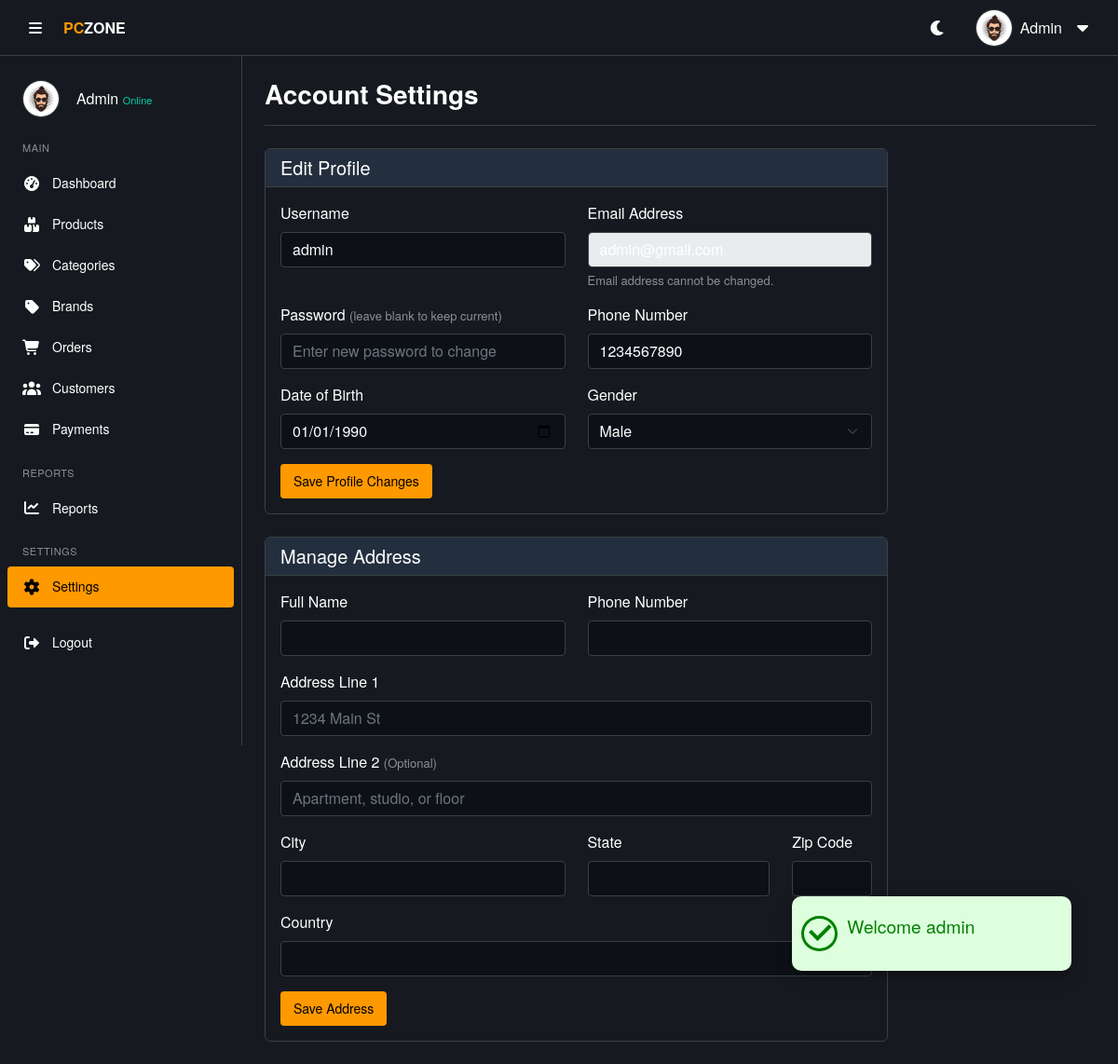
The app's page /admin/settings.php (signed in), older data.
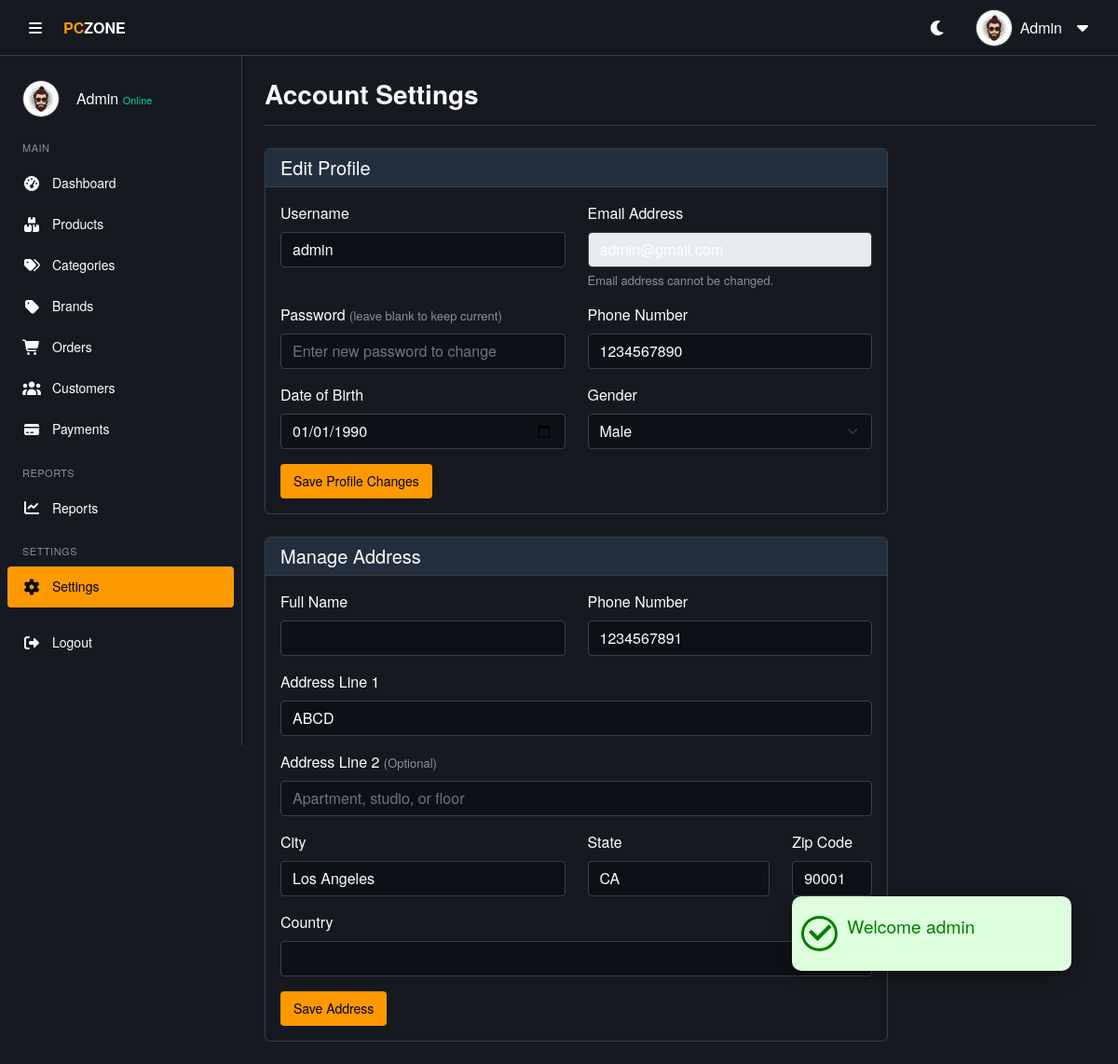
The same page, newer data.
### tables this page shows
CREATE TABLE IF NOT EXISTS `user_address` (
  `address_id` int NOT NULL AUTO_INCREMENT,
  `user_id` int DEFAULT NULL,
  `full_name` varchar(150) DEFAULT NULL,
  `phone` varchar(20) DEFAULT NULL,
  `address_line1` text,
  `address_line2` text,
  `city` varchar(100) DEFAULT NULL,
  `state` varchar(100) DEFAULT NULL,
  `zip` varchar(20) DEFAULT NULL,
  `country` varchar(100) DEFAULT NULL,
  `is_default` tinyint(1) DEFAULT '0',
  PRIMARY KEY (`address_id`),
  KEY `user_id` (`user_id`)
);

### includes/functions.php (called while the page is built, shortened)
<?php
function e($v)
{
  return htmlspecialchars($v ?? '');
}

### admin/settings.php (the view, shortened to what the changed rows need)
<?php
require('../includes/functions.php');
$user_id = $_SESSION['user_id'];
$stmt = $conn->prepare("SELECT * FROM user_address WHERE user_id = ? ORDER BY is_default DESC LIMIT 1");
$stmt->bind_param("i", $user_id);
$stmt->execute();
$result = $stmt->get_result();
$address = $result->fetch_assoc();
if (!$address) {
  $address = [];
}
?>
<!DOCTYPE html>
<html lang="en">
<head>
  <?php include('./includes/header-link.php') ?>
</head>
<body>
  <div class="main-content">
    <div class="page-header">
      <h2>Account Settings</h2>
    </div>
    <div class="content-wrapper">
      <div class="col-lg-9 mt-4 mt-lg-0">
        <div class="theme-card">
          <div class="card-body">
            <form method="POST" action="verify.php">
              <div class="row">
                <div class="col-md-6 mb-3">
                  <label for="address_phone" class="form-label">Phone Number</label>
                  <input type="tel" class="form-control" id="address_phone" name="address_phone" value="<?php echo e($address['phone'] ?? ''); ?>" required>
                </div>
                <div class="col-12 mb-3">
                  <label for="address1" class="form-label">Address Line 1</label>
                  <input type="text" class="form-control" id="address1" name="address1" placeholder="1234 Main St" value="<?php echo e($address['address_line1'] ?? ''); ?>" required>
                </div>
                <div class="col-md-6 mb-3">
                  <label for="city" class="form-label">City</label>
                  <input type="text" class="form-control" id="city" name="city" value="<?php echo e($address['city'] ?? ''); ?>" required>
                </div>
                <div class="col-md-4 mb-3">
                  <label for="state" class="form-label">State</label>
                  <input type="text" class="form-control" id="state" name="state" value="<?php echo e($address['state'] ?? ''); ?>" required>
                </div>
                <div class="col-md-2 mb-3">
                  <label for="zip" class="form-label">Zip Code</label>
                  <input type="text" class="form-control" id="zip" name="zip" value="<?php echo e($address['zip'] ?? ''); ?>" required>
                </div>
              </div>
            </form>
          </div>
        </div>
      </div>
    </div>
  </div>
</body>
</html>

Row changes from the older to the newer data that the page shows:
added user_address: address_phone "1234567891", address1 "ABCD", city "Los Angeles", state "CA", zip "90001"
